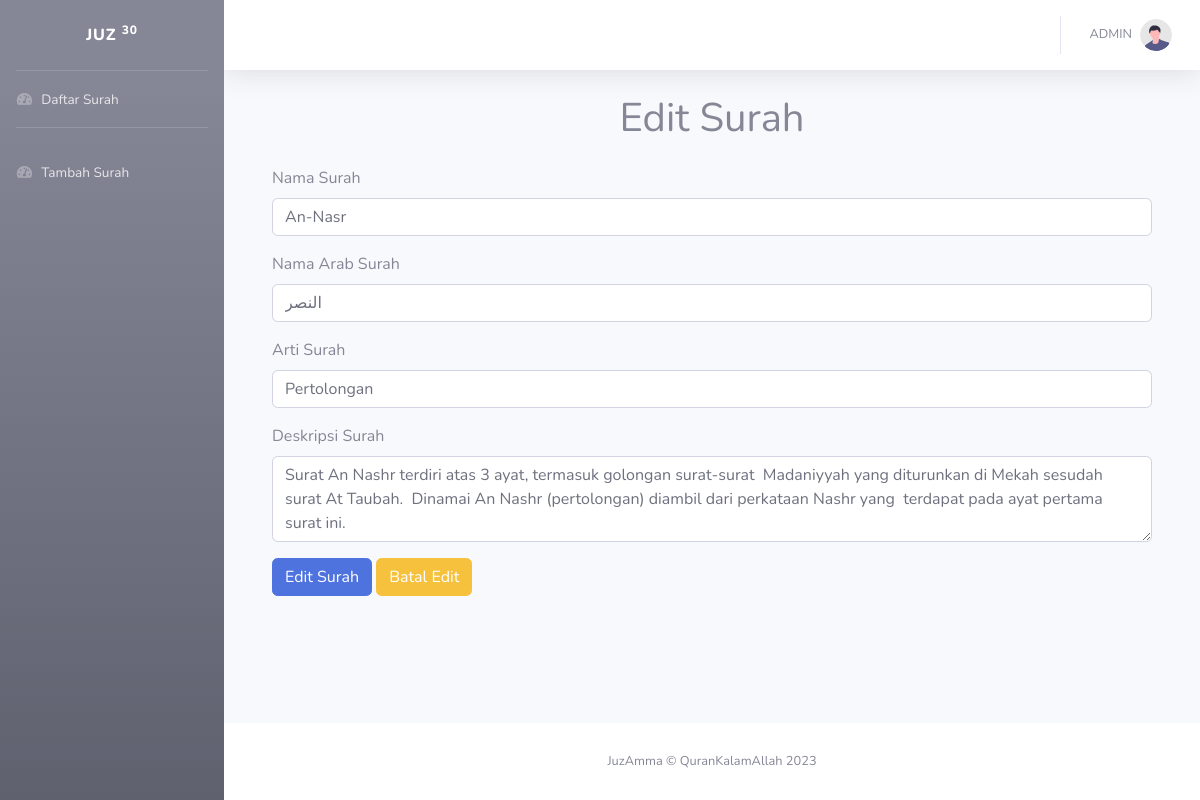
Screenshot of /admin/admin_edit.php?id=5 with the database file from the repository.
### tables this page shows
CREATE TABLE `judul_surah` (
  `id` int(11) NOT NULL,
  `nama` varchar(255) NOT NULL,
  `nama_arab` varchar(255) NOT NULL,
  `arti_surah` varchar(255) NOT NULL,
  `deskripsi_surah` varchar(1000) NOT NULL,
  `id_surah` int(11) NOT NULL
);

### admin/admin_edit.php (the view, shortened to what this page needs)
<?php
    include "../db_connect.php";
    $id = $_GET['id'];
    $data = $koneksi->query("SELECT * FROM judul_surah WHERE id = $id")->fetch_all();
    $nama = $data[0][1];
    $nama_arab = $data[0][2];
    $arti = $data[0][3];
    $deskripsi = $data[0][4];
?>
<!DOCTYPE html>
<html lang="en">
<head>
    <link href="vendor/fontawesome-free/css/all.min.css" rel="stylesheet" type="text/css">
    <link href="css/sb-admin-2.min.css" rel="stylesheet">
</head>
<body id="page-top">
    <div id="wrapper">
        <ul class="navbar-nav bg-gradient-secondary sidebar sidebar-dark accordion" id="accordionSidebar">
            <a class="sidebar-brand d-flex align-items-center justify-content-center" href="admin_page.php">
                <div class="sidebar-brand-text mx-3">JUZ <sup>30</sup></div>
            </a>
            <hr class="sidebar-divider my-0">
            <li class="nav-item">
                <a class="nav-link collapsed" href="admin_update.php" >
                <i class="fas fa-fw fa-tachometer-alt"></i>
                    <span>Daftar Surah</span>
                </a>
            </li>
            <hr class="sidebar-divider">
            <li class="nav-item">
                <a class="nav-link collapsed" href="admin_tambah.php" >
                <i class="fas fa-fw fa-tachometer-alt"></i>
                    <span>Tambah Surah</span>
                </a>
            </li>
        </ul>
        <div id="content-wrapper" class="d-flex flex-column">
            <div id="content">
                <nav class="navbar navbar-expand navbar-light bg-white topbar mb-4 static-top shadow">
                    <ul class="navbar-nav ml-auto">
                        <li class="nav-item dropdown no-arrow">
                            <a class="nav-link dropdown-toggle" href="#" id="userDropdown" role="button"
                                data-toggle="dropdown" aria-haspopup="true" aria-expanded="false">
                                <span class="mr-2 d-none d-lg-inline text-gray-600 small">ADMIN</span>
                                <img class="img-profile rounded-circle"
                                    src="img/undraw_profile.svg">
                            </a>
                        </li>
                    </ul>
                </nav>
                <div class="container-fluid">
                <div class="container mt-4">
        <h1 class="text-center mb-4">Edit Surah</h1>
        <form id="surahForm" method="POST" action="./proses/edit.php">
            <div class="mb-3">
                <label for="nama" class="form-label">Nama Surah</label>
                <input type="text" name="nama" class="form-control" id="nama" value="<?= $nama ?>" required>
            </div>
            <div class="mb-3">
                <label for="namaArab" class="form-label">Nama Arab Surah</label>
                <input type="text" name="nama_arab" class="form-control" id="namaArab" value="<?= $nama_arab ?>" required>
            </div>
            <div class="mb-3">
                <label for="arti" class="form-label">Arti Surah</label>
                <input type="text" name="arti" class="form-control" id="arti" value="<?= $arti ?>" required>
            </div>
            <div class="mb-3">
                <label for="deskripsi" class="form-label">Deskripsi Surah</label>
                <textarea class="form-control" name="deskripsi" id="deskripsi" rows="3" required><?= $deskripsi ?></textarea>
            </div>
            <button type="submit" class="btn btn-primary">Edit Surah</button>
            <a href="./admin_update.php" class="btn btn-warning">Batal Edit</a>
        </form>
                 </div>
            </div>
            </div>
            <footer class="sticky-footer bg-white">
                <div class="container my-auto">
                    <div class="copyright text-center my-auto">
                        <span>JuzAmma &copy; QuranKalamAllah 2023</span>
                    </div>
                </div>
            </footer>
        </div>
    </div>
</body>
</html>

### rows the page displays
judul_surah: nama "An-Nasr", nama_arab "النصر", arti "Pertolongan", deskripsi "Surat An Nashr terdiri atas 3 ayat, termasuk golongan surat-surat Madaniyyah yang diturunkan di Mekah sesudah surat At Taubah. Dinamai An Nashr (pertolongan) diambil dari perkataan Nashr yang terdapat pada ayat pertama surat ini."
